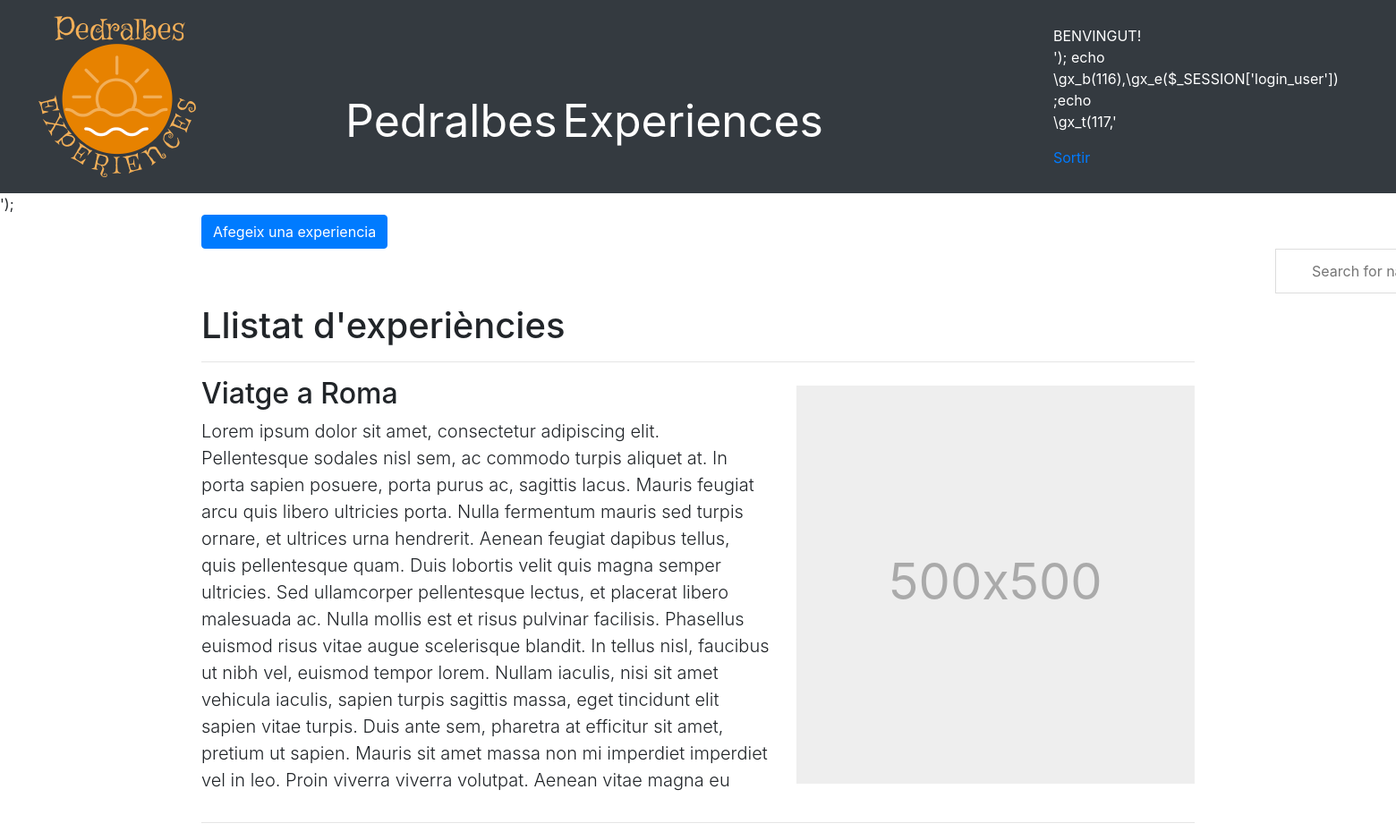
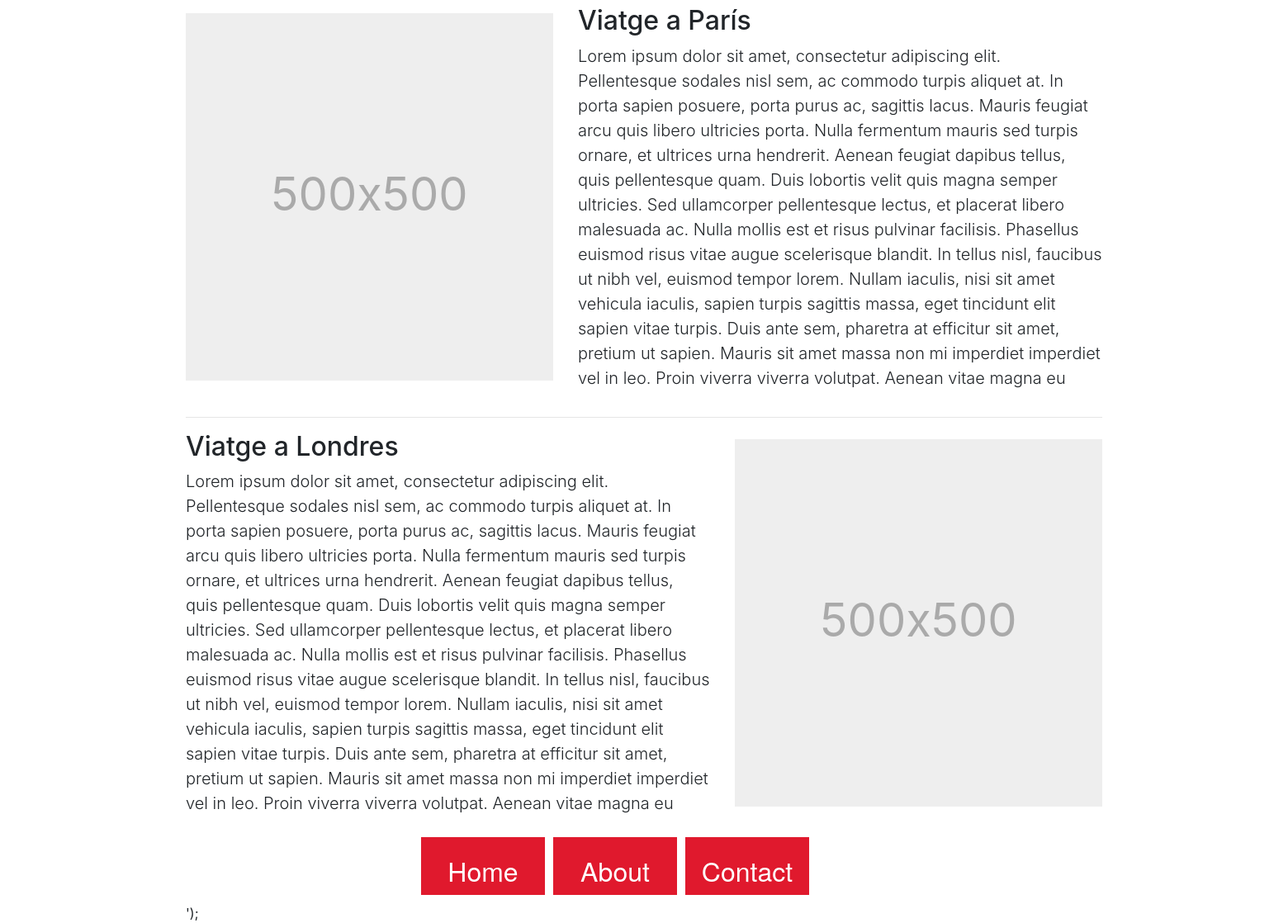
/experiencies-registrat.php, run on the app's committed database (2 pictures, top to bottom).
### tables this page shows
CREATE TABLE experiencies(
	id INT(5) AUTO_INCREMENT PRIMARY KEY,
    titol VARCHAR (50) NOT NULL,
    dataPublicacio DATETIME DEFAULT CURRENT_TIMESTAMP,
    text VARCHAR(5000) NOT NULL,
    imatge VARCHAR(50) NOT NULL,
    valoracionsPositives INT(4) DEFAULT 0,
    valoracionsNegatives INT(4) DEFAULT 0,
    estat INT DEFAULT 1 CHECK(estat=0 || estat=1),
    idCategoria INT(2),
    idUsuari INT(5),
    FOREIGN KEY (idCategoria) REFERENCES categories(id)
    ON UPDATE CASCADE ON DELETE SET NULL,
    FOREIGN KEY (idUsuari) REFERENCES usuaris(id)
    ON UPDATE CASCADE ON DELETE SET NULL
);

### experiencies-registrat.php (the view, shortened to what this page needs)
<!DOCTYPE html>
  <html lang="en">
    <head>
      <link rel="stylesheet" type="text/css" href="css/bootstrap.min.css">
      <link rel="stylesheet" type="text/css" href="css/style.css">
      <link href="/docs/4.4/dist/css/bootstrap.min.css" rel="stylesheet">
      <link href="carousel.css" rel="stylesheet">
    </head>
    <body>
      <?php
        $cont = file_get_contents("header.php");
        echo $cont;
      ?>
      <main role="main">
      <div class="container marketing">
      <button type="button" class="btn btn-primary" onclick="location.href='afegirExp.php'">Afegeix una experiencia</button>
      <input type="text" id="myInput" onkeyup="myFunction()" placeholder="Search for names.." title="Type in a name">
        <h1>Llistat d'experiències</h1>
        <div class="wrapper fadeInDown">
          <div id="formContent">
            <?php
              include_once 'login.php';
              $sql = "SELECT * FROM experiencies ORDER BY ID";
              $experiencies = mysqli_query($conexio, $sql);
              $i = 0;
              foreach($experiencies as $experiencia){
                if($i % 2 == 0){
                  echo "<hr class='featurette-divider'>" .
                  "<div class='row featurette'>" .
                  "<div class='col-md-7'>" .
                  "<h2 class='featurette-heading'>" .
                  $experiencia['titol'] .
                  "</h2>
                  <p class='lead cortar-largo'>" .
                  $experiencia['text'] . "</p>
                  <p>
                  </div>
                  <div class='col-md-5'>
                  <svg class='bd-placeholder-img bd-placeholder-img-lg featurette-image img-fluid mx-auto' width='500' height='500' xmlns='http://www.w3.org/2000/svg' preserveAspectRatio='xMidYMid slice' focusable='false' role='img' aria-label='Placeholder: 500x500'><title>Placeholder</title><rect width='100%' height='100%' fill='#eee'></rect><text x='50%' y='50%' fill='#aaa' dy='.3em'>500x500</text></svg>
                  </div>
                  </div>";
                  $i++;
                }else{
                  echo "<hr class='featurette-divider'>" .
                    "<div class='row featurette'>" .
                    "<div class='col-md-7 order-md-2'>" .
                    "<h2 class='featurette-heading'>" .
                    $experiencia['titol'] .
                    "</h2>
                    <p class='lead cortar-largo'>" .
                    $experiencia['text'] . "</p>
                    <p>
                    </div>
                    <div class='col-md-5 order-md-1'>
                    <svg class='bd-placeholder-img bd-placeholder-img-lg featurette-image img-fluid mx-auto' width='500' height='500' xmlns='http://www.w3.org/2000/svg' preserveAspectRatio='xMidYMid slice' focusable='false' role='img' aria-label='Placeholder: 500x500'><title>Placeholder</title><rect width='100%' height='100%' fill='#eee'></rect><text x='50%' y='50%' fill='#aaa' dy='.3em'>500x500</text></svg>
                    </div>
                    </div>";
                    $i++;
                }
              }
            ?>
            <?php
              $cont = file_get_contents("footer.php");
              echo $cont;
            ?>
    </main>
  </body>
</html>

### css/style.css (style rules this page uses)
.bd-placeholder-img { font-size: 1.125rem; text-anchor: middle; -webkit-user-select: none; -moz-user-select: none; -ms-user-select: none; user-select: none; }
@media (min-width: 768px) { .bd-placeholder-img-lg { font-size: 3.5rem; margin-top: 10px; } }
html, body { height: 100%; }
.cortar-largo { height:420px; text-overflow:ellipsis; overflow:hidden; }
#menu { height: 10px; width: 630px; overflow: hidden; margin: 10px auto; text-align: center; text-justify: inter-word; padding-bottom:70px; }
#menu ul li { float: left; margin: 0 5px; list-style-type: none; }
#menu ul a { display: block; background: #e0192d; color: #fff; height: 80px; width: 150px; font: lighter 2em/80px "Helvetica Neue", Arial, Helvetica, Geneva, sans-serif; text-decoration: none; transition: all .35s ease-in-out; }
#myInput { margin-left: 1200px; background-position: 10px 12px; background-repeat: no-repeat; font-size: 16px; padding: 12px 20px 12px 40px; border: 1px solid #ddd; margin-bottom: 12px; }
.fototitulo { display:flex; color: white; font-size: 20px; }
.losdos { display:flex; margin-top:90px; margin-left: 140px; font-size:50px; }
.p { margin-right:3px; }
.e { margin-left:3px; }
.b { color:white; }

### data on the page
experiencies: titol "Viatge a Roma", text "Lorem ipsum dolor sit amet, consectetur adipiscing elit. Pellentesque sodales nisl sem, ac commodo turpis aliquet at. In porta sapien posuere, porta purus ac, sagittis lacus. Mauris feugiat arcu quis libero ultricies porta. Nulla fermentum mauris sed turpis ornare, et ultrices urna hendrerit. Aenean feugiat dapibus tellus, quis pellentesque quam. Duis lobortis velit quis magna semper ultricies. Sed ullamcorper pellentesque lectus, et placerat libero malesuada ac. Nulla mollis est et risus pulvinar facilisis. Phasellus euismod risus vitae augue scelerisque blandit. In tellus nisl, faucibus ut nibh vel, euismod tempor lorem. Nullam iaculis, nisi sit amet vehicula iaculis, sapien turpis…"
experiencies: titol "Viatge a París", text "Lorem ipsum dolor sit amet, consectetur adipiscing elit. Pellentesque sodales nisl sem, ac commodo turpis aliquet at. In porta sapien posuere, porta purus ac, sagittis lacus. Mauris feugiat arcu quis libero ultricies porta. Nulla fermentum mauris sed turpis ornare, et ultrices urna hendrerit. Aenean feugiat dapibus tellus, quis pellentesque quam. Duis lobortis velit quis magna semper ultricies. Sed ullamcorper pellentesque lectus, et placerat libero malesuada ac. Nulla mollis est et risus pulvinar facilisis. Phasellus euismod risus vitae augue scelerisque blandit. In tellus nisl, faucibus ut nibh vel, euismod tempor lorem. Nullam iaculis, nisi sit amet vehicula iaculis, sapien turpis…"
experiencies: titol "Viatge a Londres", text "Lorem ipsum dolor sit amet, consectetur adipiscing elit. Pellentesque sodales nisl sem, ac commodo turpis aliquet at. In porta sapien posuere, porta purus ac, sagittis lacus. Mauris feugiat arcu quis libero ultricies porta. Nulla fermentum mauris sed turpis ornare, et ultrices urna hendrerit. Aenean feugiat dapibus tellus, quis pellentesque quam. Duis lobortis velit quis magna semper ultricies. Sed ullamcorper pellentesque lectus, et placerat libero malesuada ac. Nulla mollis est et risus pulvinar facilisis. Phasellus euismod risus vitae augue scelerisque blandit. In tellus nisl, faucibus ut nibh vel, euismod tempor lorem. Nullam iaculis, nisi sit amet vehicula iaculis, sapien turpis…"

### other printed values
$cont "Pedralbes Experiences BENVINGUT! '); echo \\gx_b(116),\\gx_e($_SESSION['login_user']) ;echo \\gx_t(117,' Sortir ');"
$cont "Home About Contact ');"
